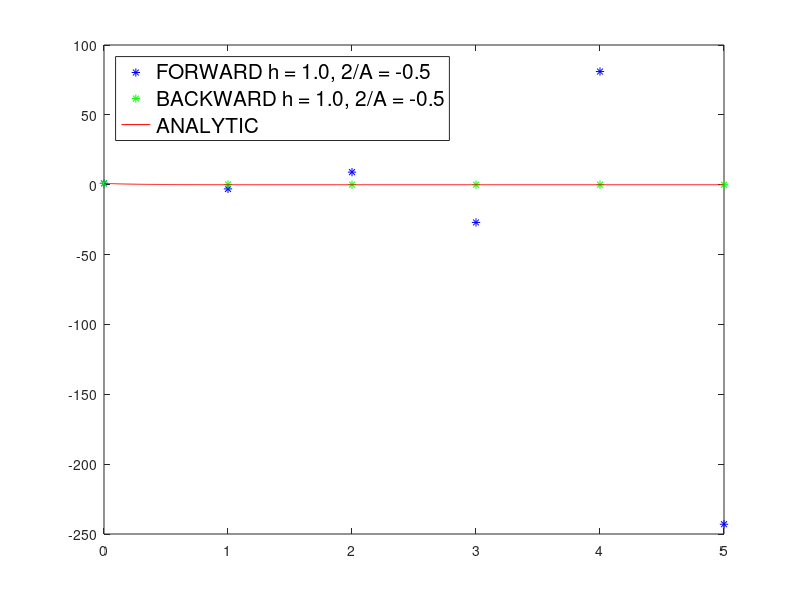
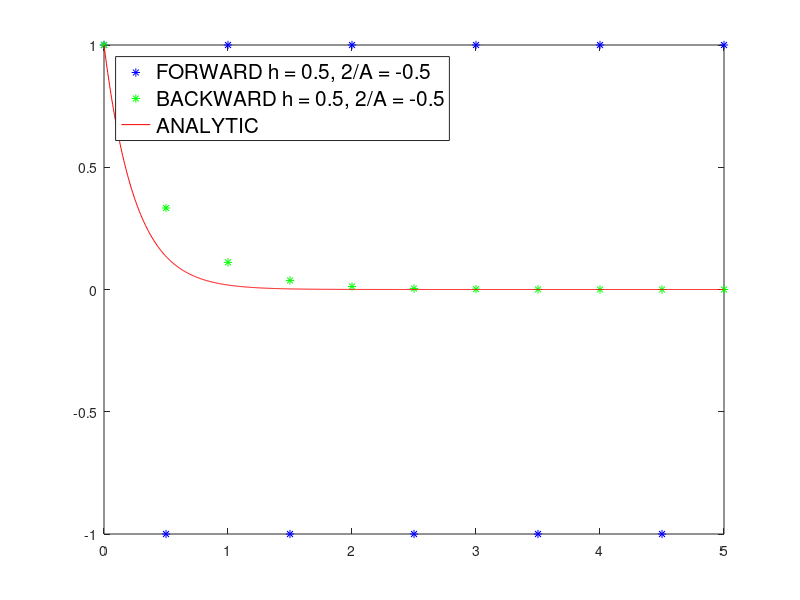
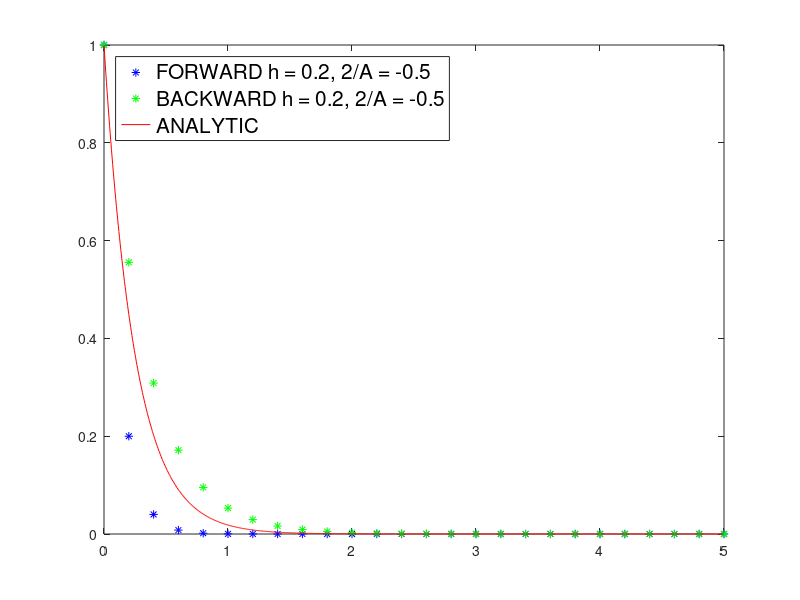
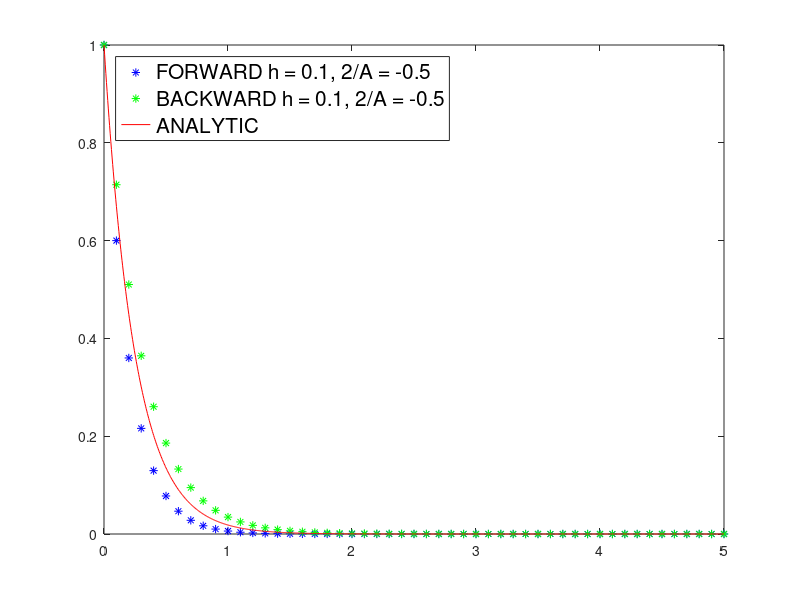

Reproduce these figures in MATLAB, in order.
%dy/dx = Ay
%A < 0
% Forward Euler Stable h < 2/|A|
% Backward Euler Stable for all h
%A > 0
% Forward Euler unstable for all h
% Bakcward Euler stablt h > 2/A (but inaccurate!)

x0=0; xN=5; y0=1;

%Negative A
A = -4; %2/|A| = 0.2
Nlist = [5,10,25,50]; %h =5/N = [1,0.5,0.2,0.1], 2/A=0.5

%Analytic solution
x_ana=linspace(x0,xN,1000)';
y_ana=zeros(length(x_ana),1);
y_ana(1)=1; x_ana(1)=x0;
for i=2:length(x_ana)
    y_ana(i) = exp(A*x_ana(i));    
end

%Loop through some different h
for j=1:length(Nlist)
N=Nlist(j);
h=(xN-x0)/N;

x=linspace(x0,xN,N+1);
y_app_FE=zeros(length(x),1);
y_app_BE=zeros(length(x),1);

y_app_FE(1)=1;
y_app_BE(1)=1;
for i=2:length(x)
    y_app_FE(i) = (1+h*A)*y_app_FE(i-1);
    y_app_BE(i) = (1-h*A)\y_app_BE(i-1);      
end

figure;
plot(x,y_app_FE,'b*'); hold on
plot(x,y_app_BE,'g*'); 
plot(x_ana,y_ana,'r')

hleg = legend(sprintf('FORWARD h = %1.1f, 2/A = %1.1f',h,2/A),...
    sprintf('BACKWARD h = %1.1f, 2/A = %1.1f',h,2/A),'ANALYTIC','Location','NorthWest');
set(hleg,'FontSize',15);
% The array mTextBoxPosition has four elements
% [x y length height]

end